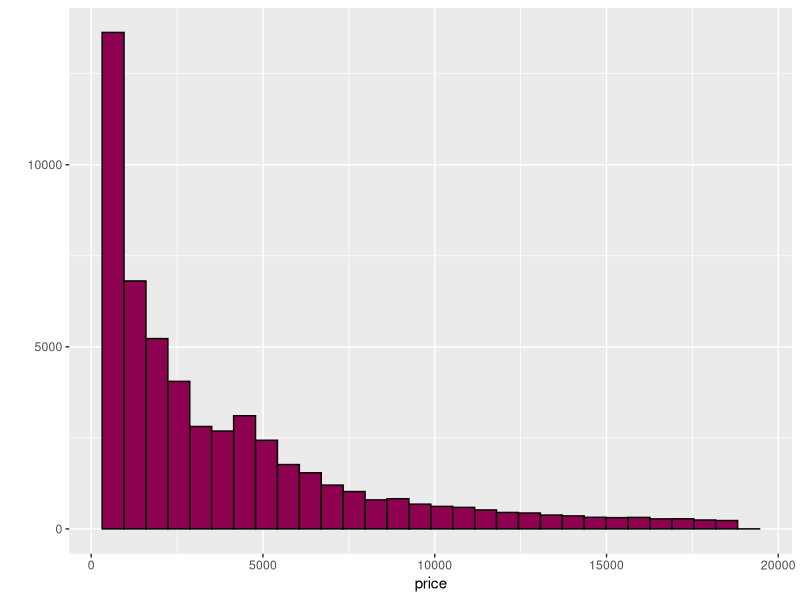
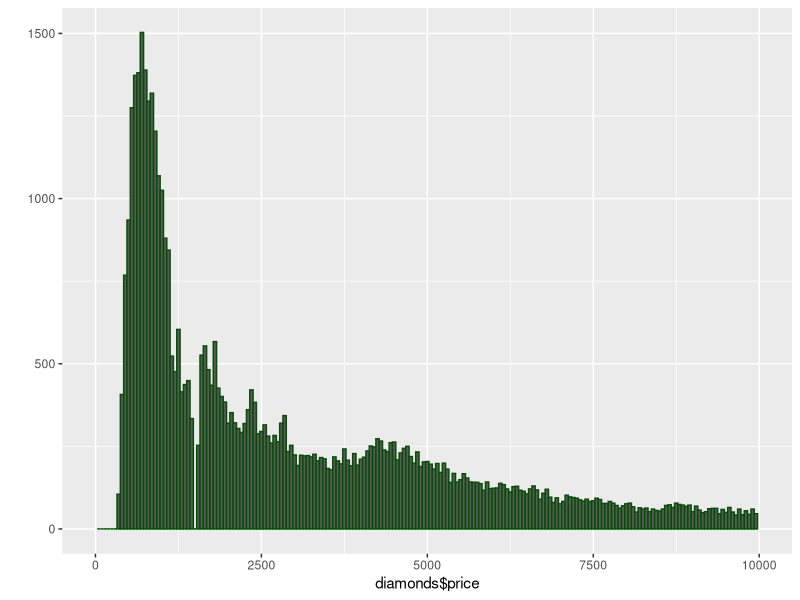
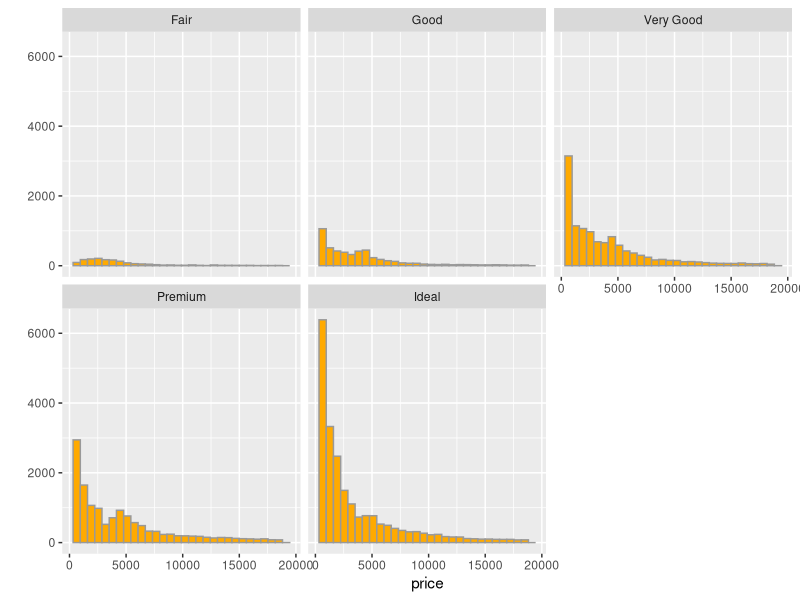
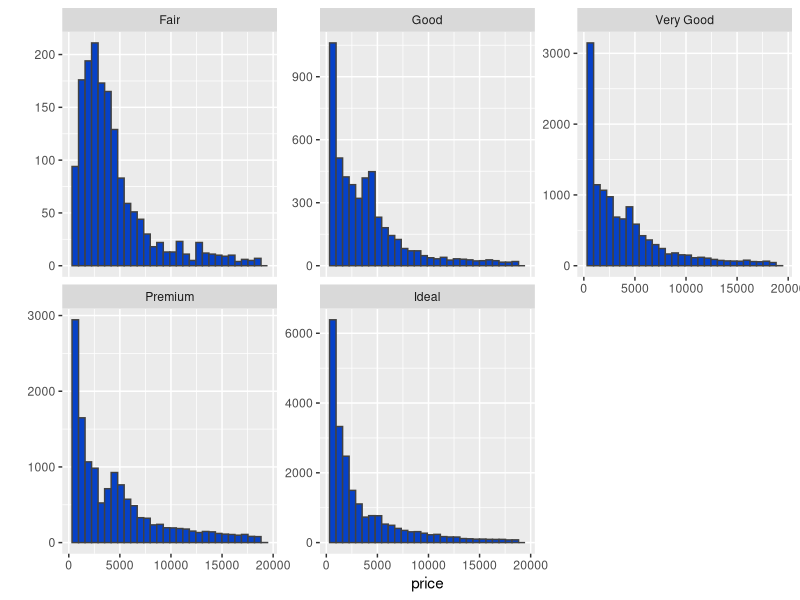
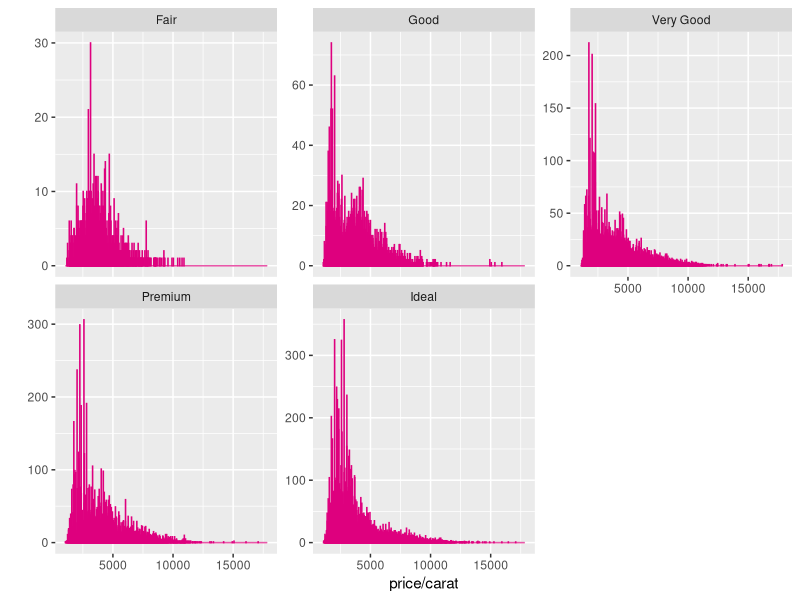

Source code (R) for these figures, in order:
## ---- chunk 1
library(ggplot2)
data(diamonds)
summary(diamonds)
str(diamonds)
summary(diamonds$color)
## ---- chunk 2
qplot(x = price, data = diamonds, color=I('#040600'), fill=I('#8e0050'))
## ---- chunk 3
summary(diamonds$price)
## ---- chunk 4
summary(diamonds$price < 500)
summary(diamonds$price < 250)
summary(diamonds$price > 15000)
## ---- chunk 5
qplot(x=diamonds$price, data=diamonds, binwidth=50, color= I('#064e06')) +
  scale_x_continuous(limits=c(0,10000))
## ---- chunk 6
qplot(x=price, data = diamonds, color= I('#999999'), fill= I('#ffaa00')) +
 facet_wrap(~cut)
## ---- chunk 7
diamonds$cut[diamonds$price == max(diamonds$price)]
## ---- chunk 8
diamonds$cut[diamonds$price == min(diamonds$price)]
## ---- chunk 9
by(diamonds$price, diamonds$cut, median)
## ---- chunk 10
qplot(x = price, data = diamonds, color=I("#414141"), fill=I("#0641c8")) + 
  facet_wrap(~cut, scales="free_y")
## ---- chunk 11
by(diamonds$price, diamonds$carat, summary)
qplot(x = price/carat, data = diamonds, color=I("#de007e"), fill=I("#414141"), binwidth = 10) + 
  facet_wrap(~cut, scales="free_y")
